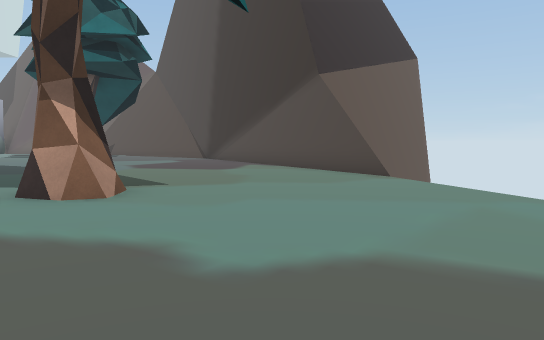
view 1 (above)

20 first-person views from a walk through a Unity game level. The camera is 1.3 m above the floor, tilts 4° down and sees 70° across. The floor is counted in squares, 2 m on a side. Each view is taken from the middle of a square. On the plan, view 1 faces up. The plan holds only what a view shows up to about 11 squares ahead; the rest is blank. The place goes on beyond the plan. Some animated figures are left out.

view 2
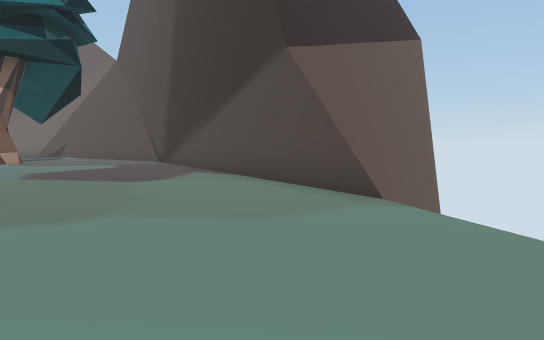

view 3
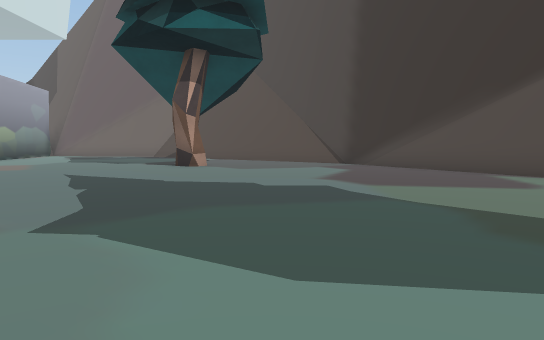

view 4
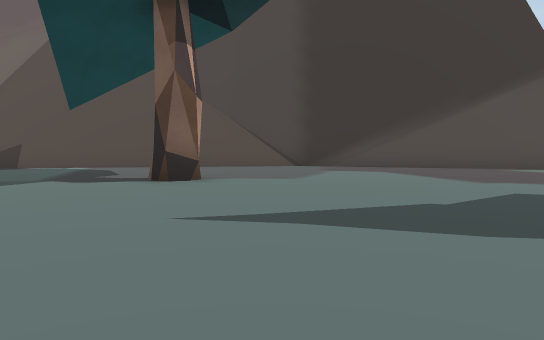

view 5
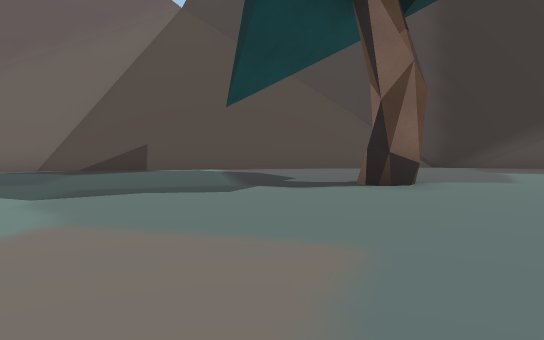

view 6
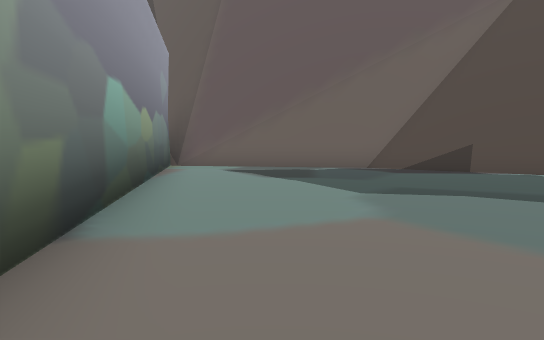

view 7
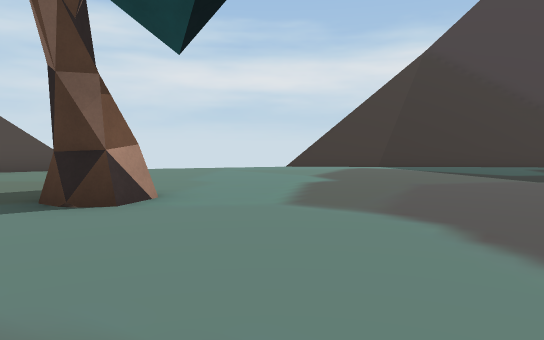

view 8
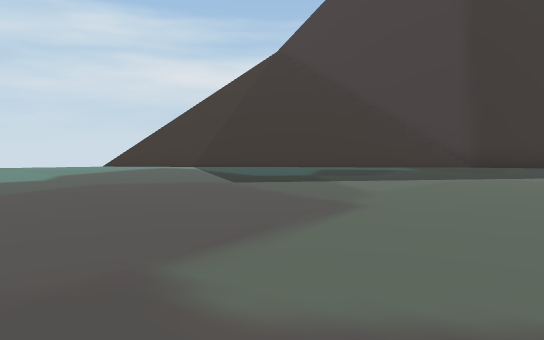

view 9
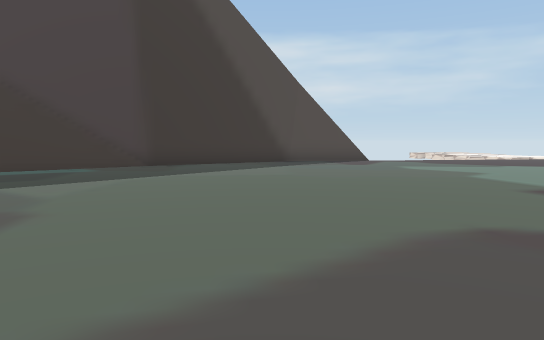

view 10
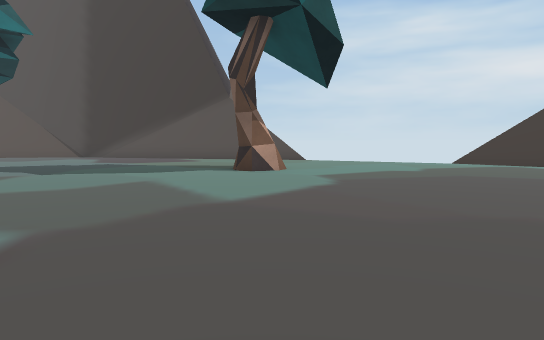

view 11
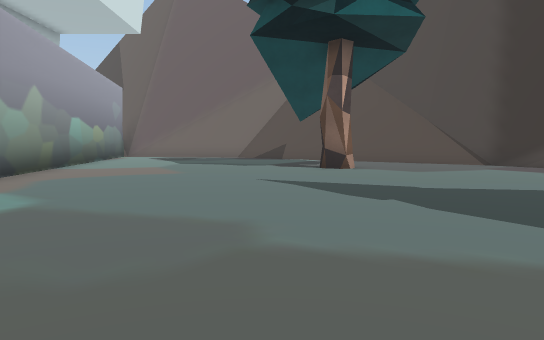

view 12
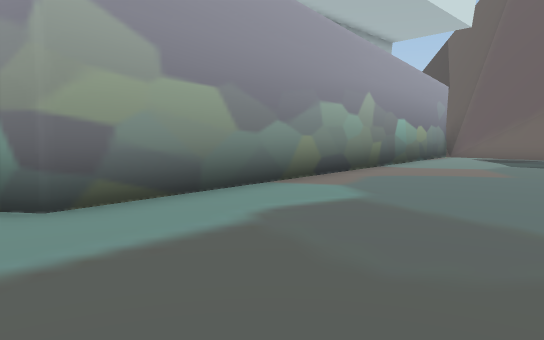

view 13
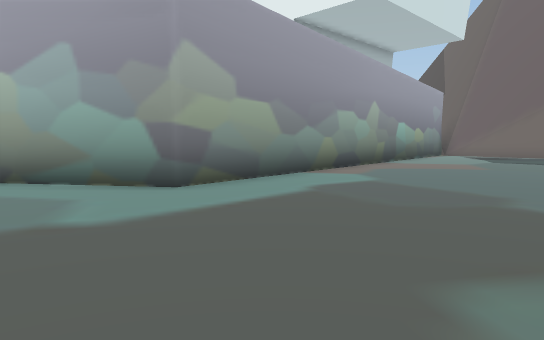

view 14
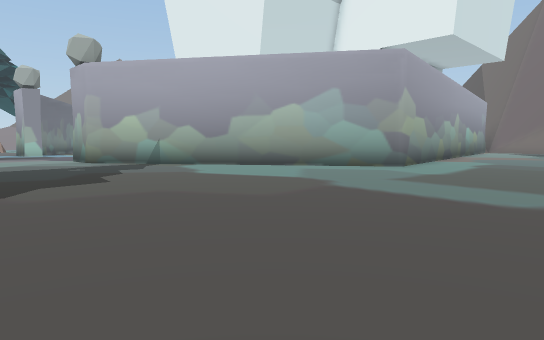

view 15
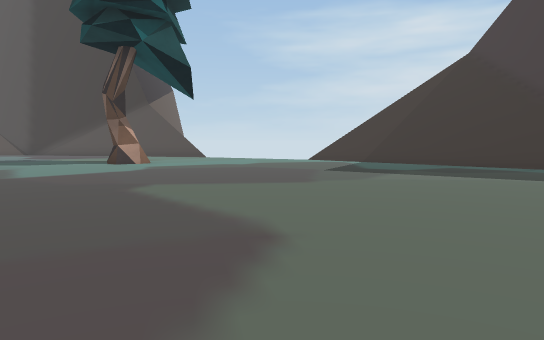

view 16
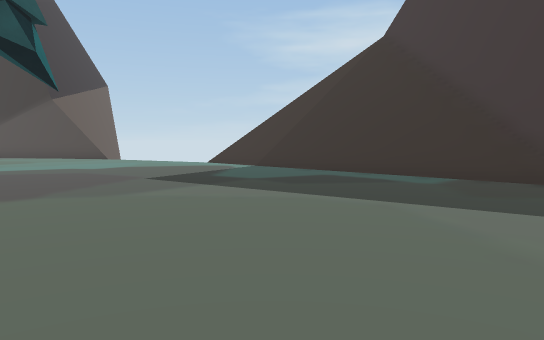

view 17
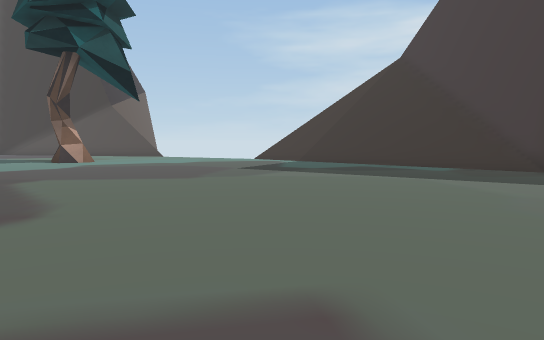

view 18
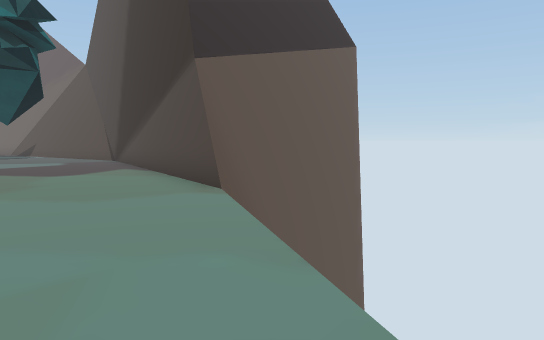

view 19
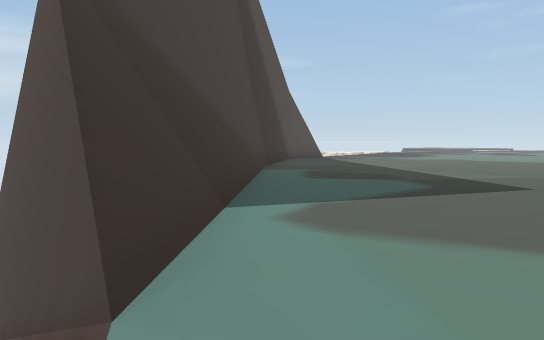

view 20
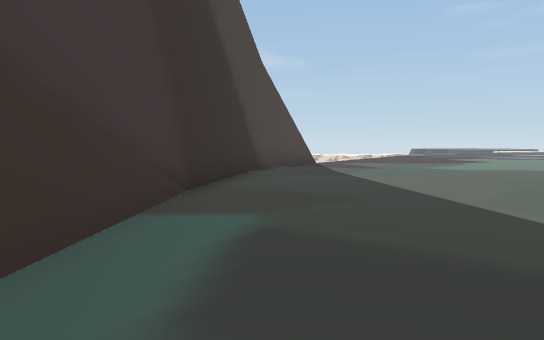

### Floor plan
Points are (right, up) in squares from view 1. A wall is a line through its corners. A room is listed if a view was taken in it or the views show most of it. See-through windows are left out.
Room 1 (views 1, 2, 3, 4, 5, 6, 7, 8, 9, 10, 11, 12, 13, 14, 15, 16, 17, 18, 19, 20)
walls: (-2.6, 16.1) (-3, 16.6); (-3.9, 17.4) (-7.7, 20.3); (-2.8, 16.5) (-3.5, 17.1); (2.4, 7.6) (-2.6, 16.3); (-7.8, 20.3) (-10.4, 22.3); (3.7, 2.4) (6.6, -1.4); (2.2, 10.8) (2.2, 7.6); (-15.9, 23.1) (-13, 6) (-15.6, 4.3); (-9.7, 22.1) (-15.5, 23.1); (2.6, 11.3) (2, 10.7) (2, 8.4); (3.5, 12.3) (2.7, 11.4); (3.2, -7.3) (3.8, -6.3) (4.1, 1.9); (3.5, -6.9) (3.9, 2.4); (2.8, -9.6) (3.3, -7.2); (5.3, 14.1) (3.6, 12.4)
low walls: (-3.2, 16.5) (-10.5, 22.1); (3.5, -3.7) (3.7, 2.4)
ways out: gap at (4, 2)
objects: tree (-7, 15); tree (-2, 5)

Where each view was taken, in squares from view 1:
view 1: 0 up, 0 right, facing up
view 2: 3 up, 1 right, facing up
view 3: 4 up, 5 left, facing up
view 4: 9 up, 11 left, facing up-right
view 5: 12 up, 13 left, facing up-right
view 6: 12 up, 13 left, facing up
view 7: 3 up, 7 left, facing right
view 8: 2 down, 7 left, facing right
view 9: 2 down, 7 left, facing down-right
view 10: 2 down, 9 left, facing up-right
view 11: 5 up, 9 left, facing up
view 12: 5 up, 9 left, facing up-left
view 13: 3 up, 8 left, facing up-left
view 14: 4 down, 8 left, facing up-left
view 15: 7 down, 8 left, facing up-right
view 16: 8 down, 4 left, facing up-right
view 17: 9 down, 7 left, facing up-right
view 18: 2 up, 3 right, facing up
view 19: 4 up, 3 right, facing down
view 20: 2 down, 2 right, facing down
